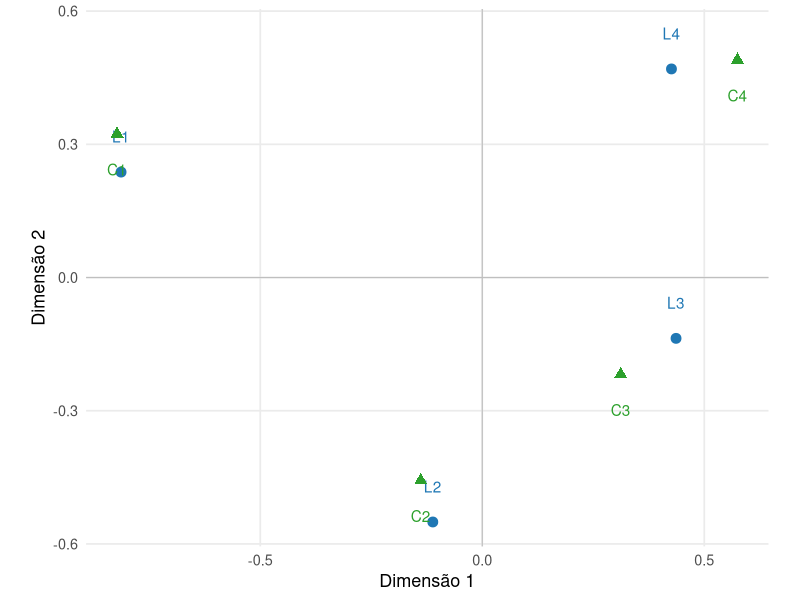
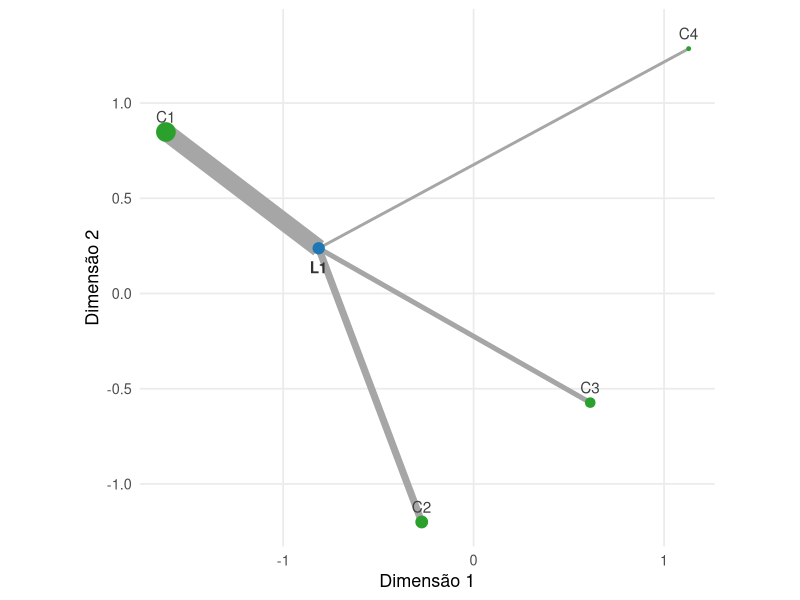

Write R code to recreate these figures, in order.
## ---- chunk 1
#| label: fig-ca-mapa-conjunto
#| echo: false
#| warning: false
#| message: false
#| fig-cap: "Representação conjunta das categorias de linhas e colunas. Distâncias dentro da mesma nuvem possuem interpretação geométrica própria; a distância entre uma linha e uma coluna não corresponde, em geral, a uma distância qui-quadrado."
#| fig-width: 7.5
#| fig-height: 5.8
#| fig-align: center

library(ggplot2)

N <- matrix(
  c(
    40, 15, 10,  5,
    10, 35, 20,  5,
     5, 15, 40, 20,
    10, 10, 15, 35
  ),
  nrow = 4,
  byrow = TRUE
)

rownames(N) <- paste0(
  "L",
  1:4
)

colnames(N) <- paste0(
  "C",
  1:4
)

P <- N / sum(
  N
)

r <- rowSums(
  P
)

c <- colSums(
  P
)

Dr_menos_meio <- diag(
  1 / sqrt(
    r
  )
)

Dc_menos_meio <- diag(
  1 / sqrt(
    c
  )
)

Qca <- Dr_menos_meio %*%
  (
    P -
      r %o% c
  ) %*%
  Dc_menos_meio

decomp <- svd(
  Qca
)

tol <- 1e-10

L <- sum(
  decomp$d > tol
)

U <- decomp$u[
  ,
  seq_len(L),
  drop = FALSE
]

V <- decomp$v[
  ,
  seq_len(L),
  drop = FALSE
]

D <- diag(
  decomp$d[
    seq_len(L)
  ],
  nrow = L
)

Fr <- Dr_menos_meio %*%
  U %*%
  D

Fc <- Dc_menos_meio %*%
  V %*%
  D

linhas <- data.frame(
  categoria = rownames(
    N
  ),
  Dim1 = Fr[, 1],
  Dim2 = Fr[, 2],
  tipo = "Linhas"
)

colunas <- data.frame(
  categoria = colnames(
    N
  ),
  Dim1 = Fc[, 1],
  Dim2 = Fc[, 2],
  tipo = "Colunas"
)

ggplot() +
  geom_hline(
    yintercept = 0,
    linewidth = 0.4,
    color = "gray75"
  ) +
  geom_vline(
    xintercept = 0,
    linewidth = 0.4,
    color = "gray75"
  ) +
  geom_point(
    data = linhas,
    aes(
      x = Dim1,
      y = Dim2
    ),
    size = 3,
    color = "#1f77b4"
  ) +
  geom_text(
    data = linhas,
    aes(
      x = Dim1,
      y = Dim2,
      label = categoria
    ),
    nudge_y = 0.08,
    color = "#1f77b4"
  ) +
  geom_point(
    data = colunas,
    aes(
      x = Dim1,
      y = Dim2
    ),
    size = 3,
    shape = 17,
    color = "#2ca02c"
  ) +
  geom_text(
    data = colunas,
    aes(
      x = Dim1,
      y = Dim2,
      label = categoria
    ),
    nudge_y = -0.08,
    color = "#2ca02c"
  ) +
  coord_equal() +
  labs(
    x = "Dimensão 1",
    y = "Dimensão 2"
  ) +
  theme_minimal(
    base_size = 13
  ) +
  theme(
    panel.grid.minor = element_blank()
  )
## ---- chunk 2
#| label: fig-ca-relacao-baricentrica
#| echo: false
#| warning: false
#| message: false
#| fig-cap: "Relação baricêntrica entre uma linha e as coordenadas padrão das colunas. A posição da linha é a média ponderada das posições das colunas, com pesos dados pelo perfil da própria linha."
#| fig-width: 7.5
#| fig-height: 5.5
#| fig-align: center

library(ggplot2)

N <- matrix(
  c(
    40, 15, 10,  5,
    10, 35, 20,  5,
     5, 15, 40, 20,
    10, 10, 15, 35
  ),
  nrow = 4,
  byrow = TRUE
)

rownames(N) <- paste0(
  "L",
  1:4
)

colnames(N) <- paste0(
  "C",
  1:4
)

P <- N / sum(
  N
)

r <- rowSums(
  P
)

c <- colSums(
  P
)

Dr_menos_meio <- diag(
  1 / sqrt(
    r
  )
)

Dc_menos_meio <- diag(
  1 / sqrt(
    c
  )
)

Qca <- Dr_menos_meio %*%
  (
    P -
      r %o% c
  ) %*%
  Dc_menos_meio

decomp <- svd(
  Qca
)

tol <- 1e-10

L <- sum(
  decomp$d > tol
)

U <- decomp$u[
  ,
  seq_len(L),
  drop = FALSE
]

V <- decomp$v[
  ,
  seq_len(L),
  drop = FALSE
]

D <- diag(
  decomp$d[
    seq_len(L)
  ],
  nrow = L
)

Ar <- Dr_menos_meio %*%
  U

Ac <- Dc_menos_meio %*%
  V

Fr <- Ar %*%
  D

linha_escolhida <- 1

perfil <- P[
  linha_escolhida,
] / r[
  linha_escolhida
]

colunas <- data.frame(
  categoria = colnames(
    N
  ),
  Dim1 = Ac[, 1],
  Dim2 = Ac[, 2],
  peso = perfil
)

linha <- data.frame(
  categoria = rownames(
    N
  )[
    linha_escolhida
  ],
  Dim1 = Fr[
    linha_escolhida,
    1
  ],
  Dim2 = Fr[
    linha_escolhida,
    2
  ]
)

segmentos <- data.frame(
  x = linha$Dim1,
  y = linha$Dim2,
  xend = colunas$Dim1,
  yend = colunas$Dim2,
  peso = colunas$peso
)

ggplot() +
  geom_segment(
    data = segmentos,
    aes(
      x = x,
      y = y,
      xend = xend,
      yend = yend,
      linewidth = peso
    ),
    color = "gray65",
    show.legend = FALSE
  ) +
  geom_point(
    data = colunas,
    aes(
      x = Dim1,
      y = Dim2,
      size = peso
    ),
    color = "#2ca02c",
    show.legend = FALSE
  ) +
  geom_text(
    data = colunas,
    aes(
      x = Dim1,
      y = Dim2,
      label = categoria
    ),
    nudge_y = 0.08,
    color = "gray25"
  ) +
  geom_point(
    data = linha,
    aes(
      x = Dim1,
      y = Dim2
    ),
    size = 3.5,
    color = "#1f77b4"
  ) +
  geom_text(
    data = linha,
    aes(
      x = Dim1,
      y = Dim2,
      label = categoria
    ),
    nudge_y = -0.1,
    fontface = "bold",
    color = "gray20"
  ) +
  coord_equal() +
  labs(
    x = "Dimensão 1",
    y = "Dimensão 2"
  ) +
  theme_minimal(
    base_size = 13
  ) +
  theme(
    panel.grid.minor = element_blank()
  )
